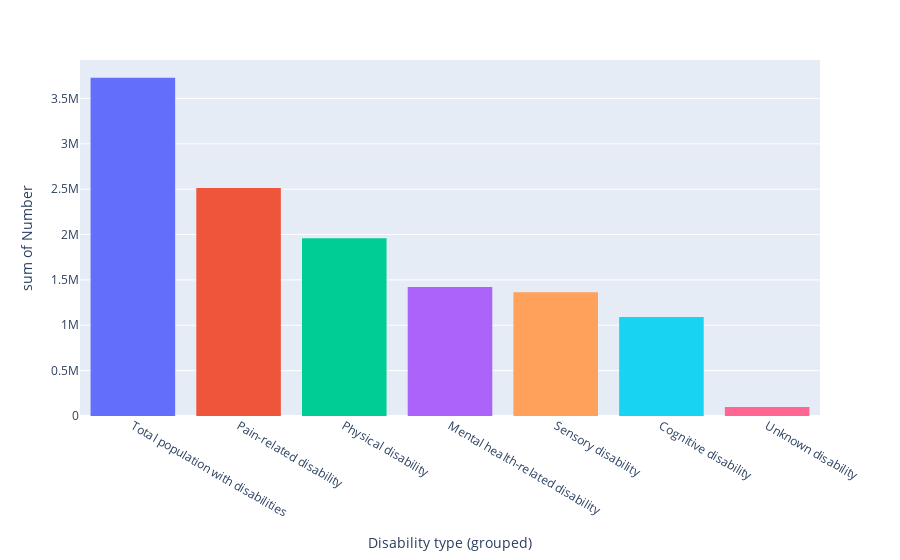

Notebook code cell kept with this figure:
### Code cell
by_type = by_type.sort_values(by='Number', ascending=False)
by_type_fig = px.histogram(by_type, x="Disability type (grouped)", y="Number", color="Number")
by_type_fig.update_traces(showlegend=False).show()

### Figure 1 — Plotly figure (JSON) as saved in the notebook; plotly's stock layout.template omitted (floating-point values rounded to 4 significant figures)
{"data": [{"alignmentgroup": "True", "bingroup": "x", "histfunc": "sum", "hovertemplate": "Number=3727920<br>Disability type (grouped)=%{x}<br>sum of Number=%{y}<extra></extra>", "legendgroup": "3727920", "marker": {"color": "#636efa", "pattern": {"shape": ""}}, "name": "3727920", "offsetgroup": "3727920", "orientation": "v", "showlegend": false, "type": "histogram", "x": ["Total population with disabilities  "], "xaxis": "x", "y": [3727920], "yaxis": "y"}, {"alignmentgroup": "True", "bingroup": "x", "histfunc": "sum", "hovertemplate": "Number=2512090<br>Disability type (grouped)=%{x}<br>sum of Number=%{y}<extra></extra>", "legendgroup": "2512090", "marker": {"color": "#EF553B", "pattern": {"shape": ""}}, "name": "2512090", "offsetgroup": "2512090", "orientation": "v", "showlegend": false, "type": "histogram", "x": ["Pain-related disability"], "xaxis": "x", "y": [2512090], "yaxis": "y"}, {"alignmentgroup": "True", "bingroup": "x", "histfunc": "sum", "hovertemplate": "Number=1958570<br>Disability type (grouped)=%{x}<br>sum of Number=%{y}<extra></extra>", "legendgroup": "1958570", "marker": {"color": "#00cc96", "pattern": {"shape": ""}}, "name": "1958570", "offsetgroup": "1958570", "orientation": "v", "showlegend": false, "type": "histogram", "x": ["Physical disability "], "xaxis": "x", "y": [1958570], "yaxis": "y"}, {"alignmentgroup": "True", "bingroup": "x", "histfunc": "sum", "hovertemplate": "Number=1421270<br>Disability type (grouped)=%{x}<br>sum of Number=%{y}<extra></extra>", "legendgroup": "1421270", "marker": {"color": "#ab63fa", "pattern": {"shape": ""}}, "name": "1421270", "offsetgroup": "1421270", "orientation": "v", "showlegend": false, "type": "histogram", "x": ["Mental health-related disability"], "xaxis": "x", "y": [1421270], "yaxis": "y"}, {"alignmentgroup": "True", "bingroup": "x", "histfunc": "sum", "hovertemplate": "Number=1364120<br>Disability type (grouped)=%{x}<br>sum of Number=%{y}<extra></extra>", "legendgroup": "1364120", "marker": {"color": "#FFA15A", "pattern": {"shape": ""}}, "name": "1364120", "offsetgroup": "1364120", "orientation": "v", "showlegend": false, "type": "histogram", "x": ["Sensory disability "], "xaxis": "x", "y": [1364120], "yaxis": "y"}, {"alignmentgroup": "True", "bingroup": "x", "histfunc": "sum", "hovertemplate": "Number=1090120<br>Disability type (grouped)=%{x}<br>sum of Number=%{y}<extra></extra>", "legendgroup": "1090120", "marker": {"color": "#19d3f3", "pattern": {"shape": ""}}, "name": "1090120", "offsetgroup": "1090120", "orientation": "v", "showlegend": false, "type": "histogram", "x": ["Cognitive disability "], "xaxis": "x", "y": [1090120], "yaxis": "y"}, {"alignmentgroup": "True", "bingroup": "x", "histfunc": "sum", "hovertemplate": "Number=99740<br>Disability type (grouped)=%{x}<br>sum of Number=%{y}<extra></extra>", "legendgroup": "99740", "marker": {"color": "#FF6692", "pattern": {"shape": ""}}, "name": "99740", "offsetgroup": "99740", "orientation": "v", "showlegend": false, "type": "histogram", "x": ["Unknown disability"], "xaxis": "x", "y": [99740], "yaxis": "y"}], "layout": {"barmode": "relative", "legend": {"title": {"text": "Number"}, "tracegroupgap": 0}, "margin": {"t": 60}, "xaxis": {"anchor": "y", "domain": [0, 1], "title": {"text": "Disability type (grouped)"}}, "yaxis": {"anchor": "x", "categoryarray": [99740, 1090120, 1364120, 1421270, 1958570, 2512090, 3727920], "categoryorder": "array", "domain": [0, 1], "title": {"text": "sum of Number"}}}}
